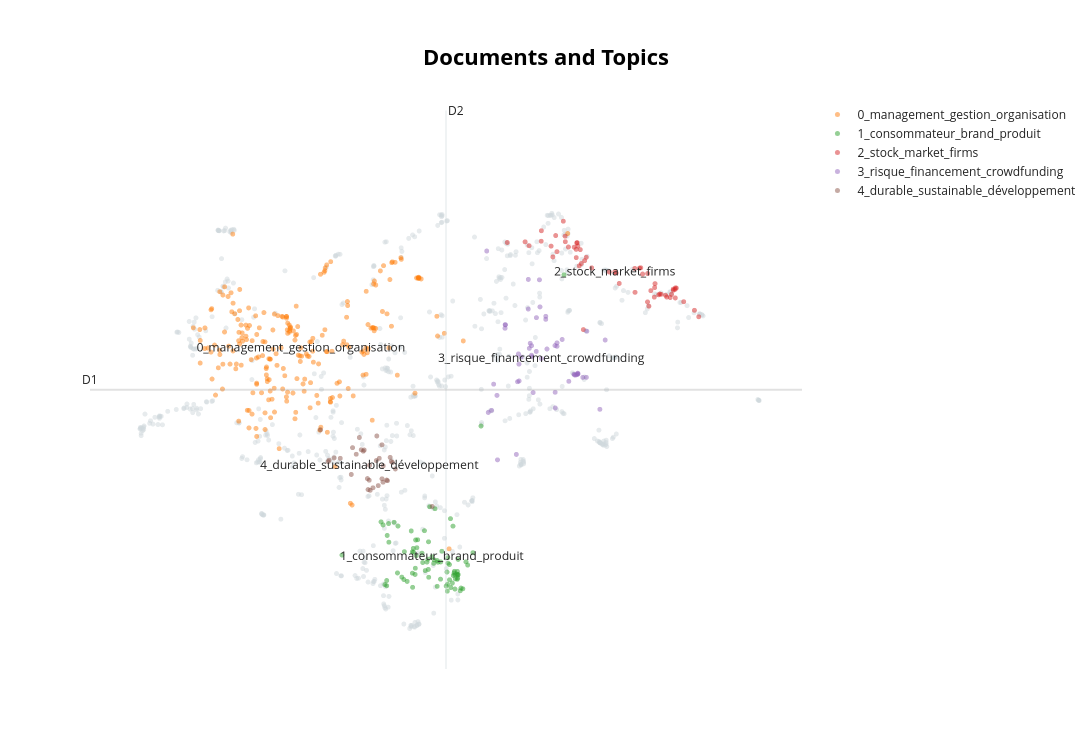

Here is the notebook cell this chart was saved with:
### Code cell
# ✅ 3️⃣ 文档在 topic 空间的 2D 可视化（结构视角）
fig = topic_model.visualize_documents(
    texts,
    topics=topics,
    # embeddings=embeddings
)
fig.show()
